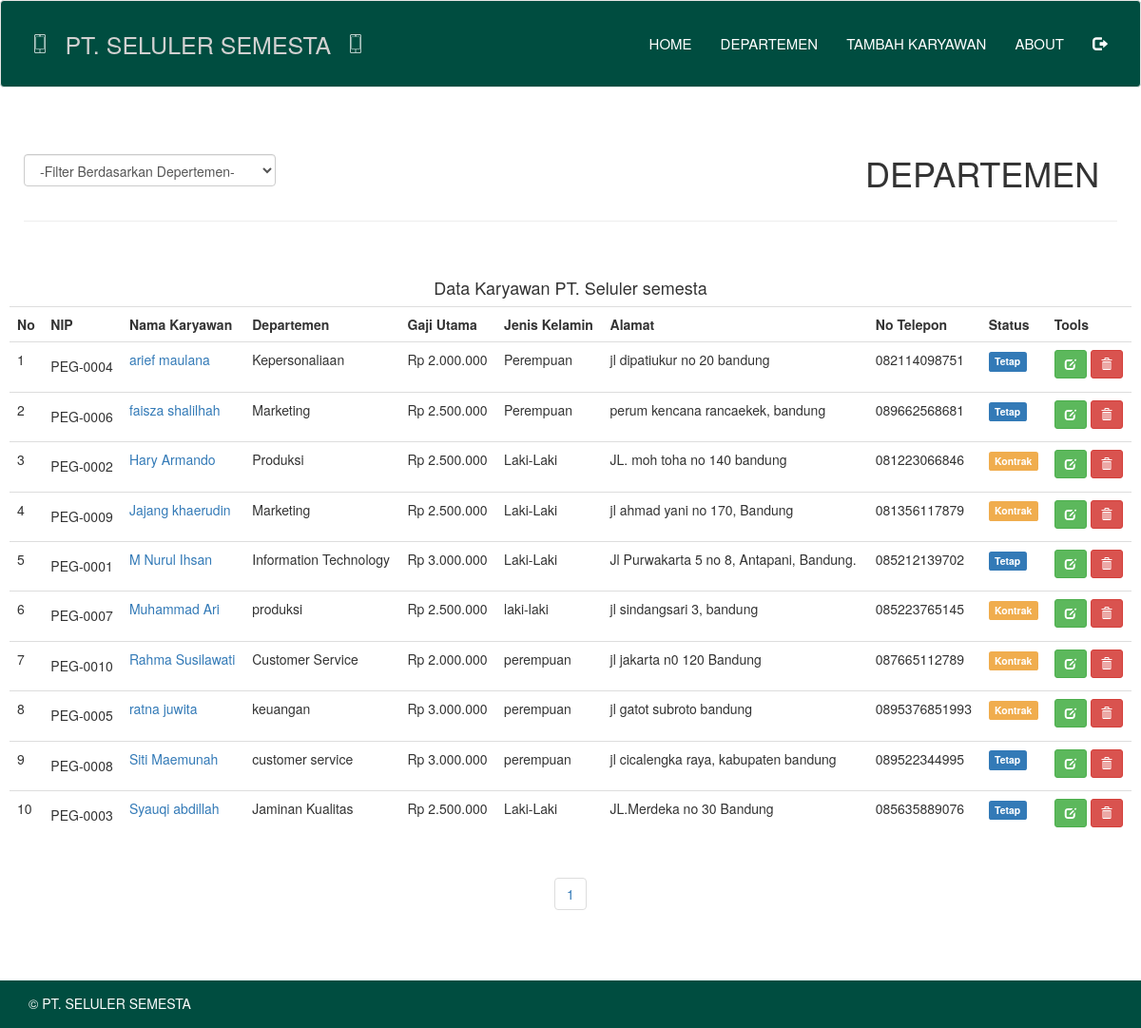
/tugas_web/departemen.php, run on the app's committed database.
### tables this page shows
CREATE TABLE `data_karyawan` (
  `nip` varchar(10) NOT NULL,
  `nama` varchar(50) NOT NULL,
  `gambar` varchar(255) NOT NULL,
  `alamat` varchar(100) NOT NULL,
  `gaji` int(50) NOT NULL,
  `departemen` varchar(100) NOT NULL,
  `sex` varchar(20) NOT NULL,
  `status` varchar(20) NOT NULL,
  `no_telp` varchar(20) NOT NULL
);

### tugas_web/function/karyawan.php (called while the page is built, shortened)
<?php
function tampil_urut(){
	$query = "SELECT * FROM data_karyawan ORDER BY nama ASC";
	return result($query);
}
function result($query){
	global $link;
	if ($result = mysqli_query($link, $query) or die('gagal menampilkan data')) {
		return $result;
	}
}
 ?>

### tugas_web/departemen.php (the view, shortened to what this page needs)
<?php
require_once "core/init.php";
require_once "view/header.php";
function rupiah($nilai, $pecahan = 0) {
    return number_format($nilai, $pecahan, ',', '.');
}
 ?>
 <div class="container-fluid" style="margin:50px 10px 50px 10px;">
   <div class="row">
     <div class="col-md-3">
       <form method="get">
         <div class="form-group">
           <br>
           <select name="filter" onchange="form.submit()" class="form-control">
              <option value="0">-Filter Berdasarkan Depertemen-</option>
              <?php $filter = (isset($_GET['filter']) ? strtolower($_GET['filter']) : NULL);  ?>
           </select>
         </div>
       </form>
     </div>
     <div class="col-md-2 col-md-offset-6">
       <h1>DEPARTEMEN</h1>
     </div>
   </div>
   <hr>
   <div class="row" style="margin-top:50px;">
       <h4 class="text-center">Data Karyawan PT. Seluler semesta </h4>
   </div>
   <div class="row">
     <div class="table-responsive">
       <table class="table table-stripped table-hover">
         <tr>
           <th>No</th>
           <th>NIP</th>
           <th>Nama Karyawan</th>
           <th>Departemen</th>
           <th>Gaji Utama</th>
           <th>Jenis Kelamin</th>
           <th>Alamat</th>
           <th>No Telepon</th>
           <th>Status</th>
           <th>Tools</th>
         </tr>
         <?php
          if ($filter) {
            $sql = tampil_departemen($filter);
          } else {
            $halaman = 10;
            $page = isset($_GET["halaman"]) ? (int)$_GET["halaman"] : 1;
            $mulai = ($page>1) ? ($page * $halaman) - $halaman : 0;
            $result = tampil_urut();
            $total = mysqli_num_rows($result);
            $pages = ceil($total/$halaman);
            $sql = mysqli_query($link,"SELECT * FROM data_karyawan ORDER BY nama ASC LIMIT $mulai, $halaman")or die(mysql_error);
          }
          $no = $mulai + 1;
          while ($row = mysqli_fetch_assoc($sql)) :?>
         <tr>
            <td><?= $no; ?></td>
            <td><h5><?= $row['nip']; ?></h5></td>
            <td><a href="detail.php?nip=<?= $row['nip']; ?>"><?= $row['nama'];  ?></a></td>
            <td><?= $row['departemen']; ?></td>
            <td>Rp <?= rupiah($row['gaji']); ?></td>
            <td><?= $row['sex']; ?></td>
            <td><?= $row['alamat']; ?></td>
            <td><?= $row['no_telp']; ?></td>
            <td>
              <?php
              if($row['status'] == 'Tetap'){
                echo '<span class="label label-primary">Tetap</span>';
              }
              else if ($row['status'] == 'Kontrak' ){
                echo '<span class="label label-warning">Kontrak</span>';
              }
               ?>
            </td>
           <td><a class="btn btn-success btn-sm" href="edit.php?nip=<?= $row['nip']; ?>"><span class="glyphicon glyphicon-edit" aria-hidden="true"></span></a>
               <a class="btn btn-danger btn-sm" onclick="return confirm('Yakin akan menghapus data ini?')" href="hapus.php?nip=<?= $row['nip']; ?>"><span class="glyphicon glyphicon-trash" aria-hidden="true"></span></a>
           </td>
         </tr>
         <?php
          $no++;
          endwhile; ?>
       </table>
     </div>
     <div class="text-center">
       <ul class="pagination">
         <?php for ($i=1; $i<=$pages ; $i++){ ?>
         <li><a href="?halaman=<?php echo $i; ?>"><?php echo $i; ?></a></li>
         <?php } ?>
       </ul>
     </div>
   </div>
 </div>
 <?php
 require_once "view/footer.php";
  ?>

### tugas_web/view/header.php (shortened to what this page needs)
<!DOCTYPE html>
<html lang="en" dir="ltr">
  <head>
    <link href="css/bootstrap.min.css" rel="stylesheet">
    <link type="text/css" rel="stylesheet" href="view/style.css">
  </head>
  <body>
    <nav class="navbar navbar-default">
  		<div class="container-fluid">
  			<div class="navbar-header">
          <table>
            <tr>
              <td><img src="image/logo_phone.png" class="img-responsive" style="max-height:20px"></td>
              <td><a class="navbar-brand" href="#">PT. SELULER SEMESTA</a></td>
              <td><img src="image/logo_phone.png" class="img-responsive" style="max-height:20px"></td>
            </tr>
          </table>
  			</div>
  			<ul class="nav navbar-nav navbar-right">
  				<li><a href="index.php">HOME</a> </li>
  				<li><a href="departemen.php">DEPARTEMEN</a></li>
  				<li><a href="tambah.php">TAMBAH KARYAWAN</a></li>
  				<li><a href="about.php">ABOUT</a></li>
          <li><a href="logout.php" onclick="return confirm('Yakin akan keluar dari halaman web?')"><span class="glyphicon glyphicon-log-out" aria-hidden="true"></span></a></li>
  			</ul>
  		</div>
  	</nav>
  </body>
</html>

### tugas_web/view/footer.php (shortened to what this page needs)
<!DOCTYPE html>
<html lang="en" dir="ltr">
  <head>
    <link href="css/bootstrap.min.css" rel="stylesheet">
    <link type="text/css" rel="stylesheet" href="view/style.css">
  </head>
  <body>
    <div class="footer-bottom" style="background-color: #004d40">
    	<div class="container">
    		<div class="row">
    			<div class="col-xs-12 col-sm-6 col-md-6 col-lg-6">
    				<div class="copyright">
    					<h5 style ="color: white">© PT. SELULER SEMESTA</h5>
    				</div>
    			</div>
    		</div>
  	</div>
    </div>
  </body>
</html>

### tugas_web/view/style.css (style rules this page uses)
.footer-bottom { background-color: #000; min-height: 30px; width: 100%; }
.copyright { color: #fff; line-height: 30px; min-height: 30px; padding: 7px 0; }
.navbar-default { padding: 20px; background-color: #004d40; width: 100%; }
.navbar-default .navbar-nav > li > a { color: white; font-size: 15px; }
.navbar-default .navbar-header .navbar-brand { color: #D1D1D1; font-size: 25px; margin-left: 5px; margin-right: 5px; }

### data on the page
data_karyawan: nip "PEG-0004", nama "arief maulana", departemen "Kepersonaliaan", gaji "2.000.000", sex "Perempuan", alamat "jl dipatiukur no 20 bandung", no_telp "082114098751", status "Tetap"
data_karyawan: nip "PEG-0006", nama "faisza shalilhah", departemen "Marketing", gaji "2.500.000", sex "Perempuan", alamat "perum kencana rancaekek, bandung", no_telp "089662568681", status "Tetap"
data_karyawan: nip "PEG-0002", nama "Hary Armando", departemen "Produksi", gaji "2.500.000", sex "Laki-Laki", alamat "JL. moh toha no 140 bandung", no_telp "081223066846", status "Kontrak"
data_karyawan: nip "PEG-0009", nama "Jajang khaerudin", departemen "Marketing", gaji "2.500.000", sex "Laki-Laki", alamat "jl ahmad yani no 170, Bandung", no_telp "081356117879", status "Kontrak"
data_karyawan: nip "PEG-0001", nama "M Nurul Ihsan", departemen "Information Technology", gaji "3.000.000", sex "Laki-Laki", alamat "Jl Purwakarta 5 no 8, Antapani, Bandung.", no_telp "085212139702", status "Tetap"
data_karyawan: nip "PEG-0007", nama "Muhammad Ari", departemen "produksi", gaji "2.500.000", sex "laki-laki", alamat "jl sindangsari 3, bandung", no_telp "085223765145", status "Kontrak"
data_karyawan: nip "PEG-0010", nama "Rahma Susilawati", departemen "Customer Service", gaji "2.000.000", sex "perempuan", alamat "jl jakarta n0 120 Bandung", no_telp "087665112789", status "Kontrak"
data_karyawan: nip "PEG-0005", nama "ratna juwita", departemen "keuangan", gaji "3.000.000", sex "perempuan", alamat "jl gatot subroto bandung", no_telp "0895376851993", status "Kontrak"
data_karyawan: nip "PEG-0008", nama "Siti Maemunah", departemen "customer service", gaji "3.000.000", sex "perempuan", alamat "jl cicalengka raya, kabupaten bandung", no_telp "089522344995", status "Tetap"
data_karyawan: nip "PEG-0003", nama "Syauqi abdillah", departemen "Jaminan Kualitas", gaji "2.500.000", sex "Laki-Laki", alamat "JL.Merdeka no 30 Bandung", no_telp "085635889076", status "Tetap"
